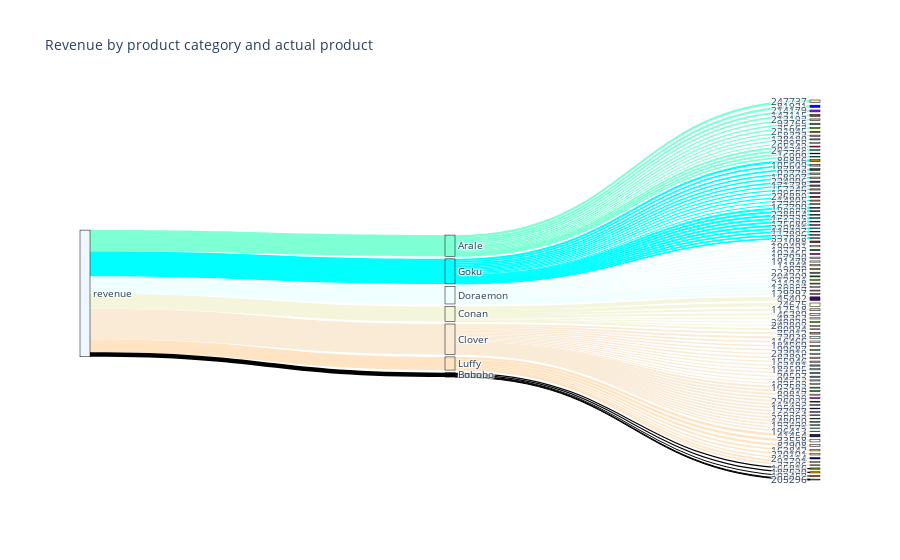

The cell this chart's notebook holds for it:
### Code cell
def get_random_colors(num_colors):
    # Get random colors

    import matplotlib, random
    colors = dict(matplotlib.colors.cnames.items())
    hex_colors = tuple(colors.values())
    # print(hex_colors)
    #getting a random color from the dict
    # print(random.choice(hex_colors))

    return hex_colors

# We will now do a Sankey diagram 
# to see the flow of revenue
# There will be 3 columns:
# 1. general revenue (100%)
# 2. revenue from product_category
# 3. revenue from product_id

num_categories = train['prod_category'].nunique()
num_products = train['product_number'].nunique()

source = [0] * num_categories
target = [1 + i for i in range(num_categories)]
label = ['revenue']
color = ['blue']

sales_by_category = train.groupby('prod_category').agg({'sales_units': 'sum'})

sales_by_category = sales_by_category.reset_index().sort_values(by='sales_units', ascending=False)

value = sales_by_category['sales_units'].tolist()

categories_index = {
    category: index + 1
    for index, category in enumerate(sales_by_category['prod_category'])
}
label += sales_by_category['prod_category'].tolist()
source_counter = num_categories + 1
color = get_random_colors(len(label))
color_link = [
    color[i]
    for i in range(1, len(label))
]

for category in train['prod_category'].unique():
    sales_by_product = train[train['prod_category'] == category].groupby('product_number').agg({'sales_units': 'sum'})
    sales_by_product = sales_by_product.reset_index().sort_values(by='sales_units', ascending=False)
    value += sales_by_product['sales_units'].tolist()
    source += [categories_index[category]] * sales_by_product.shape[0]
    target += [source_counter + i for i in range(sales_by_product.shape[0])]
    source_counter += sales_by_product.shape[0]
    label += sales_by_product['product_number'].tolist()
    color_link += [color[categories_index[category]]] * sales_by_product.shape[0]
    # print(category, sales_by_product)
    # break

import plotly.graph_objects as go

fig = go.Figure(data=[go.Sankey(
    node = dict(
      pad = 25,
      thickness = 10,
      line = dict(color = "black", width = 0.5),
      label = label,
      color = color
    ),
    link = dict(
      source = source,
      target = target,
      value = value,
      color = color_link
  ))])

fig.update_layout(title_text="Revenue by product category and actual product", font_size=10)
fig.show()

### Figure 1 — Plotly figure (JSON) as saved in the notebook; plotly's stock layout.template omitted (floating-point values rounded to 4 significant figures; data arrays with more than 128 entries replaced by an {"elided": "..."} marker saying what was removed)
{"data": [{"link": {"color": ["#FAEBD7", "#00FFFF", "#7FFFD4", "#F0FFFF", "#F5F5DC", "#FFE4C4", "#000000", "#7FFFD4", "#7FFFD4", "#7FFFD4", "#7FFFD4", "#7FFFD4", "#7FFFD4", "#7FFFD4", "#7FFFD4", "#7FFFD4", "#7FFFD4", "#7FFFD4", "#7FFFD4", "#7FFFD4", "#7FFFD4", "#7FFFD4", "#00FFFF", "#00FFFF", "#00FFFF", "#00FFFF", "#00FFFF", "#00FFFF", "#00FFFF", "#00FFFF", "#00FFFF", "#00FFFF", "#00FFFF", "#00FFFF", "#00FFFF", "#00FFFF", "#00FFFF", "#00FFFF", "#00FFFF", "#00FFFF", "#00FFFF", "#00FFFF", "#00FFFF", "#00FFFF", "#F0FFFF", "#F0FFFF", "#F0FFFF", "#F0FFFF", "#F0FFFF", "#F0FFFF", "#F0FFFF", "#F0FFFF", "#F0FFFF", "#F0FFFF", "#F0FFFF", "#F0FFFF", "#F0FFFF", "#F0FFFF", "#F0FFFF", "#F5F5DC", "#F5F5DC", "#F5F5DC", "#F5F5DC", "#F5F5DC", "#F5F5DC", "#F5F5DC", "#F5F5DC", "#FAEBD7", "#FAEBD7", "#FAEBD7", "#FAEBD7", "#FAEBD7", "#FAEBD7", "#FAEBD7", "#FAEBD7", "#FAEBD7", "#FAEBD7", "#FAEBD7", "#FAEBD7", "#FAEBD7", "#FAEBD7", "#FAEBD7", "#FAEBD7", "#FAEBD7", "#FAEBD7", "#FAEBD7", "#FAEBD7", "#FAEBD7", "#FAEBD7", "#FAEBD7", "#FAEBD7", "#FAEBD7", "#FAEBD7", "#FAEBD7", "#FAEBD7", "#FFE4C4", "#FFE4C4", "#FFE4C4", "#FFE4C4", "#FFE4C4", "#FFE4C4", "#FFE4C4", "#FFE4C4", "#000000", "#000000", "#000000", "#000000"], "source": [0, 0, 0, 0, 0, 0, 0, 3, 3, 3, 3, 3, 3, 3, 3, 3, 3, 3, 3, 3, 3, 3, 2, 2, 2, 2, 2, 2, 2, 2, 2, 2, 2, 2, 2, 2, 2, 2, 2, 2, 2, 2, 2, 2, 4, 4, 4, 4, 4, 4, 4, 4, 4, 4, 4, 4, 4, 4, 4, 5, 5, 5, 5, 5, 5, 5, 5, 1, 1, 1, 1, 1, 1, 1, 1, 1, 1, 1, 1, 1, 1, 1, 1, 1, 1, 1, 1, 1, 1, 1, 1, 1, 1, 1, 1, 6, 6, 6, 6, 6, 6, 6, 6, 7, 7, 7, 7], "target": [1, 2, 3, 4, 5, 6, 7, 8, 9, 10, 11, 12, 13, 14, 15, 16, 17, 18, 19, 20, 21, 22, 23, 24, 25, 26, 27, 28, 29, 30, 31, 32, 33, 34, 35, 36, 37, 38, 39, 40, 41, 42, 43, 44, 45, 46, 47, 48, 49, 50, 51, 52, 53, 54, 55, 56, 57, 58, 59, 60, 61, 62, 63, 64, 65, 66, 67, 68, 69, 70, 71, 72, 73, 74, 75, 76, 77, 78, 79, 80, 81, 82, 83, 84, 85, 86, 87, 88, 89, 90, 91, 92, 93, 94, 95, 96, 97, 98, 99, 100, 101, 102, 103, 104, 105, 106, 107], "value": [93177, 76944, 65125, 53675, 45807, 40380, 13555, 8023, 6896, 5934, 5759, 5234, 4906, 4320, 3783, 3735, 3246, 3207, 3027, 2838, 2407, 1810, 6300, 5819, 5326, 4654, 4473, 4147, 4065, 3672, 3605, 3543, 3266, 3135, 2906, 2864, 2765, 2736, 2573, 2496, 2433, 2122, 2087, 1957, 5443, 4626, 4043, 3995, 3791, 3726, 3676, 3651, 3490, 3277, 3133, 3000, 2831, 2784, 2209, 10975, 10002, 5971, 5926, 3638, 3593, 3140, 2562, 5621, 5484, 5153, 4414, 4354, 4236, 4138, 3911, 3879, 3589, 3539, 3538, 3478, 3137, 3022, 2940, 2915, 2885, 2743, 2694, 2516, 2503, 2445, 2256, 2158, 2110, 1771, 1748, 7984, 7651, 6915, 4990, 4650, 4396, 2282, 1512, 3965, 3692, 3162, 2736]}, "node": {"color": {"elided": "148 str values"}, "label": ["revenue", "Clover", "Goku", "Arale", "Doraemon", "Conan", "Luffy", "Bobobo", 247737, 81921, 214179, 143115, 213192, 93765, 25662, 231945, 58233, 138180, 230958, 65142, 201348, 17766, 6909, 86856, 105609, 87843, 92778, 158907, 234906, 171738, 57246, 109557, 236880, 14805, 177660, 167790, 8883, 238854, 172725, 51324, 175686, 239841, 119427, 7896, 237867, 221088, 190491, 127323, 192465, 157920, 191478, 11844, 9870, 222075, 204309, 12831, 211218, 130284, 10857, 129297, 45402, 24675, 112518, 46389, 48363, 240828, 242802, 80934, 75012, 73038, 116466, 184569, 99687, 233919, 83895, 155946, 62181, 182595, 64155, 30597, 94752, 183582, 107583, 43428, 89817, 59220, 226023, 114492, 195426, 77973, 169764, 235893, 148050, 197400, 32571, 196413, 41454, 33558, 82908, 163842, 220101, 219114, 91791, 37506, 165816, 187530, 193452, 205296], "line": {"color": "black", "width": 0.5}, "pad": 25, "thickness": 10}, "type": "sankey"}], "layout": {"font": {"size": 10}, "title": {"text": "Revenue by product category and actual product"}}}
